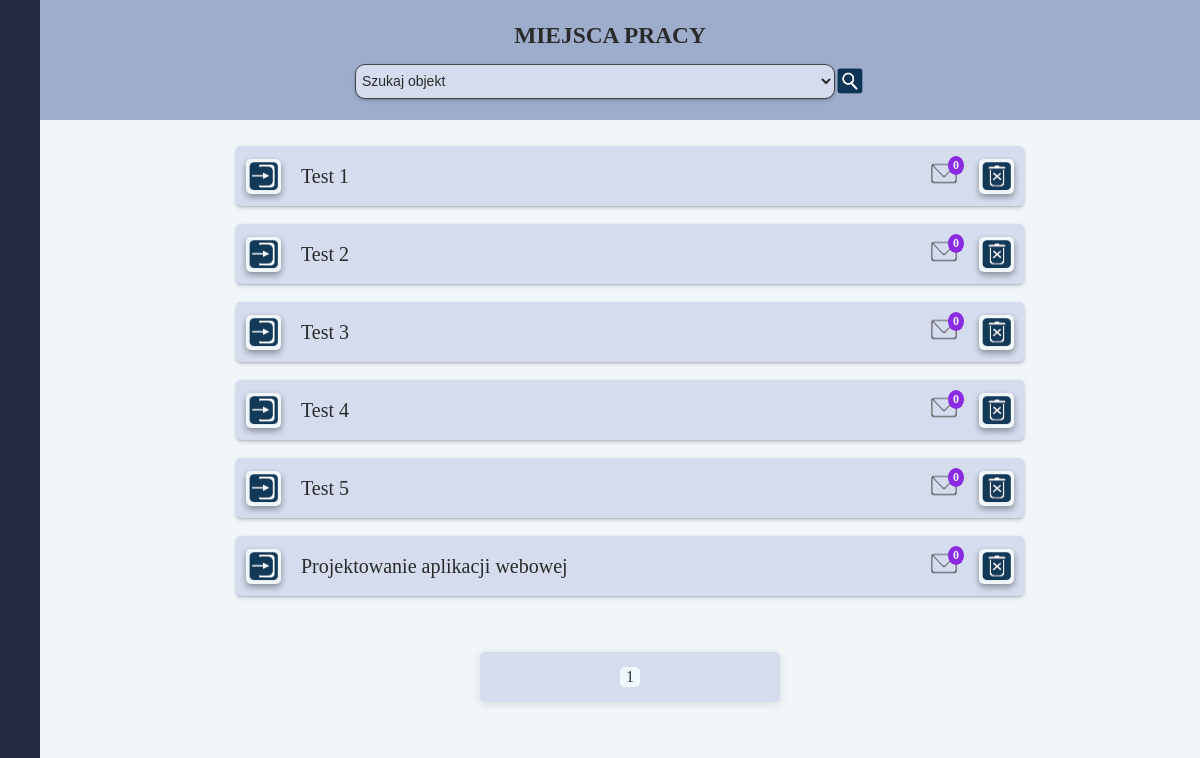
/work_objects/1/, run on the app's committed database.
### main/models.py (models this page shows, shortened)
class WorkObject(models.Model):
    name = models.CharField(
        null=True,
        max_length=150,
    )
    coffee_food = models.FloatField(
        null=True,
        default=0.00,
        verbose_name='Kawa/Posiłki',
    )
    user = models.ManyToManyField(
        CustomUser,
    )

### main/views.py (the view)
# urls.py: path('work_objects/<pk>/', WorkObjects, name='work_objects'),
def WorkObjects(request, pk):
    user = CustomUser.objects.get(id=pk)
    if user.is_superuser:
        work_objects = WorkObject.objects.all()
    else:
        work_objects = WorkObject.objects.filter(
            user=user
        )
    work_objects_list = WorkObject.objects.values_list('name', flat=True)
    if request.method == 'POST':
        select = request.POST.get('object')
        if select == 'Wszystkie objekty':
            work_objects = WorkObject.objects.all()
        else:
            work_objects = WorkObject.objects.filter(name=select)
    paginator = Paginator(work_objects, 10)
    page_number = request.GET.get('page')
    work_objects = paginator.get_page(page_number)
    context = {
        'work_objects': work_objects,
        'work_objects_list': work_objects_list,
    }
    return render(request,'work_objects.html', context)

### main/templatetags/messages.py (called while the page is built)
@register.simple_tag
def messages_quantity(username, work_object):
    count = 0
    quantity = IsRead.objects.filter(
        username=username,
        work_object=work_object,
        is_read=False,
    )
    print('quantity', quantity)
    for q in quantity:
        count += 1
    return count

### main/templates/work_objects.html (shortened to what this page needs)
{% extends 'base.html' %}
{% load static %}
{% load messages %}
{% block content %}
<div class="page-container">
    <div class="title">
        <h3>MIEJSCA PRACY</h3>
        <form method="POST" class="search_form" id="objects">
            <select name="object" class="search" onchange="submitFormObjects()">
                <option disabled selected hidden>Szukaj objekt</option>
            </select>
            <img src="{% static 'images/search.png' %}" width="30" height="30">
        </form>
    </div>
    <br>
    <div class="wo_container">
        {% for wo in work_objects %}
            <div class="label">
                <div class="row_cont_in_label">
                    <a class="label_img" href="{% url 'work_object' wo.pk %}">
                        <img src="{% static 'images/enter.png' %}" width="30" height="30">
                    </a>
                    {{wo.name}}
                </div>
                <div class="row_cont_in_label">
                    <div class="tags_cont_mini">
                        <a class="icon" href="{% url 'work_object' wo.pk %}">
                            <img src="{% static 'images/letters.png' %}" width="30" height="25">
                        </a>
                            {% messages_quantity request.user.username wo as count %}
                            {% if count > 0 %}
                                <span class="rotate_quantity">
                                    {{ count }}
                                </span>
                            {% else %}
                                <span class="quantity">
                                    {{ count }}
                                </span>
                            {% endif %}
                    </div>
                    <a class="label_img" href="{% url 'deleteWorkObjectQuestion' wo.pk %}">
                      <img src="{% static 'images/delete.png' %}" width="30" height="30">
                    </a>
                </div>
            </div>
            <br>
        {% endfor %}
        <br>
    <div class="pagination">
        <span class="step-links">
            <span class="current-page"><p>{{ work_objects.number }}</p></span>
        </span>
    </div>
</div>
{% endblock %}

### static/css/base.css (style rules this page uses)
:root { --btn-bg-color: #394867; --border: 1px solid #434242; --main-bg-color: #F1F6F9; --header-bg-color: #212A3E; --input-bg-color: #d4dced; --title-bg-color: #9fadcc; --text-color: white; --height: 120vh; --width: 100vw; }
.page-container { display: flex; flex-direction: column; background-color: var(--main-bg-color); }
.title { display: flex; flex-direction: column; align-items: center; justify-content: center; background-color: var(--title-bg-color); color: #2a2a2a; border-radius: 5px; border: transparent; width: 100vw; height: auto; min-height: 100px; font-size: 20px; padding: 10px; gap: 15px; }
.search { border: 1px solid #434242; border-radius: 10px; width: 40vw; height: 35px; padding: 2px; }
.search_form { display: flex; justify-content: center; align-items: center; }
.label { display: flex; align-items: center; justify-content: space-between; background-color: var(--input-bg-color); color: #2a2a2a; border-radius: 5px; border: transparent; width: 64vw; height: 40px; font-size: 20px; padding: 10px; box-shadow: rgba(50, 50, 93, 0.25) 0px 2px 5px -1px, rgba(0, 0, 0, 0.3) 0px 1px 3px -1px; overflow-x: auto; }
.label a { color: var(--header-bg-color); }
.row_cont_in_label { display: flex; align-items: center; gap: 20px; }
.label_img { display: flex; justify-content: center; align-items: center; width: 35px; height: 35px; border-radius: 5px; background-color: var(--main-bg-color); box-shadow: rgba(0, 0, 0, 0.16) 0px 3px 6px, rgba(0, 0, 0, 0.23) 0px 3px 6px; cursor: pointer; }
select { background-color: var(--input-bg-color); color: #2a2a2a; border-radius: 5px; border: transparent; width: 200px; height: 30px; font-size: 14px; padding-left: 5px; cursor: pointer; box-shadow: rgba(50, 50, 93, 0.25) 0px 2px 5px -1px, rgba(0, 0, 0, 0.3) 0px 1px 3px -1px; }
a { color: var(--text-color); text-decoration: none; }

### static/css/login.css (style rules this page uses)
* { margin: 0; padding: 0; }

### static/css/work_object.css (style rules this page uses)
.wo_container { display: flex; flex-direction: column; align-items: center; justify-content: center; padding: 8px; overflow-x: auto; height: auto; margin-left: 5%; }

### static/css/templatetags.css (style rules this page uses)
.quantity { position: absolute; top: -5px; right: -5px; display: inline-block; padding: 2px 5px; border-radius: 50%; background-color: blueviolet; color: white; font-size: 12px; font-weight: bold; }
.tags_cont_mini { display: inline-block; position: relative; }
.icon { display: inline-block; width: 25px; height: 25px; margin-right: 5px; }

### static/css/pagination.css (style rules this page uses)
.pagination { display: flex; justify-content: center; align-items: center; padding: 20px; }
.step-links { display: flex; justify-content: space-around; align-items: center; width: 300px; height: 50px; background-color: var(--input-bg-color); border-radius: 5px; box-shadow: rgba(99, 99, 99, 0.2) 0px 2px 8px 0px; }
.current-page { display: flex; justify-content: center; align-items: center; width: 20px; height: 20px; background-color: aliceblue; border-radius: 5px; }
.current-page p { color: #323234; }

### data on the page
WorkObject: name "Test 1", count "0"
WorkObject: name "Test 2", count "0"
WorkObject: name "Test 3", count "0"
WorkObject: name "Test 4", count "0"
WorkObject: name "Test 5", count "0"
WorkObject: name "Projektowanie aplikacji webowej", count "0"

### other printed values
{{ work_objects.number }} "1"
